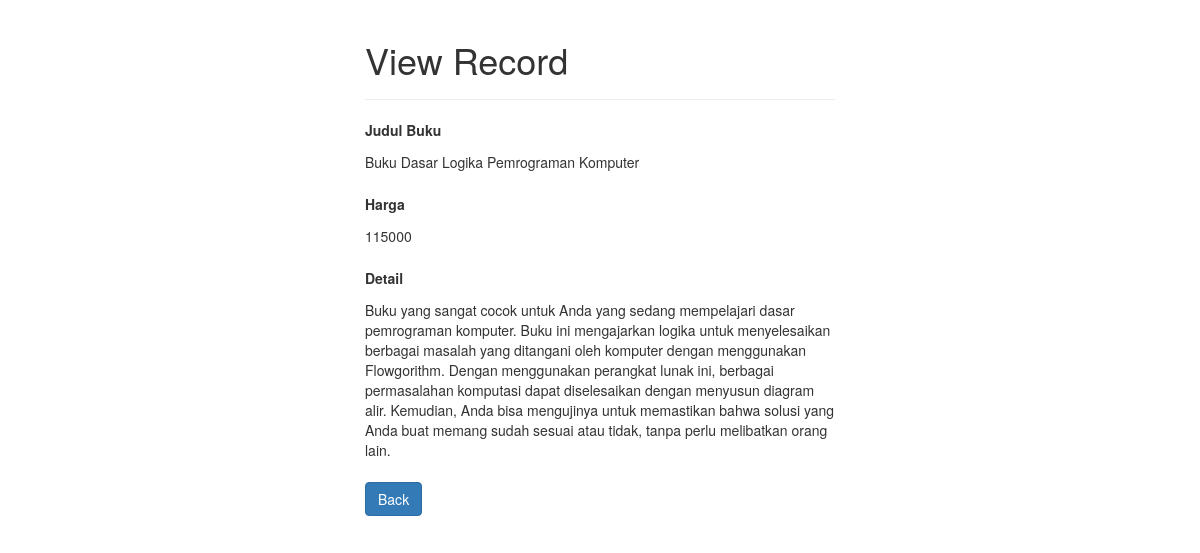
Screenshot of /read.php?id=1 with the database file from the repository.
### tables this page shows
CREATE TABLE `tabel_buku` (
  `id` int(11) NOT NULL,
  `judul` varchar(50) NOT NULL,
  `pengarang` varchar(50) NOT NULL,
  `penerbit` varchar(30) NOT NULL,
  `tahun` year(4) NOT NULL,
  `jumlah` int(10) NOT NULL,
  `harga` int(20) NOT NULL,
  `detail` varchar(1000) NOT NULL
);

### read.php (the view, shortened to what this page needs)
<?php
if(isset($_GET["id"]) && !empty(trim($_GET["id"]))){
    require_once "config.php";
    $sql = "SELECT * FROM tabel_buku WHERE id = ?";
    if($stmt = mysqli_prepare($link, $sql)){
        mysqli_stmt_bind_param($stmt, "i", $param_id);
        if(mysqli_stmt_execute($stmt)){
            $result = mysqli_stmt_get_result($stmt);
            if(mysqli_num_rows($result) == 1){
                $row = mysqli_fetch_array($result, MYSQLI_ASSOC);
            } else{
                header("location: error.php");
                exit();
            }
        } else{
            echo "Oops! Something went wrong. Please try again later.";
        }
    }
} else{
    header("location: error.php");
    exit();
}
?>
<!DOCTYPE html>
<html lang="en">
<head>
    <link rel="stylesheet" href="https://maxcdn.bootstrapcdn.com/bootstrap/3.3.7/css/bootstrap.css">
</head>
<body>
    <div class="wrapper">
        <div class="container-fluid">
            <div class="row">
                <div class="col-md-12">
                    <div class="page-header">
                        <h1>View Record</h1>
                    </div>
                    <div class="form-group">
                        <label>Judul Buku</label>
                        <p class="form-control-static"><?php echo $row["judul"]; ?></p>
                    </div>
                    <div class="form-group">
                        <label>Harga</label>
                        <p class="form-control-static"><?php echo $row["harga"]; ?></p>
                    </div>
                    <div class="form-group">
                        <label>Detail</label>
                        <p class="form-control-static"><?php echo $row["detail"]; ?></p>
                    </div>
                    <p><a href="index.php" class="btn btn-primary">Back</a></p>
                </div>
            </div>
        </div>
    </div>
</body>
</html>

### read.php (style rules this page uses)
.wrapper { width: 500px; margin: 0 auto; }

### rows the page displays
tabel_buku: judul "Buku Dasar Logika Pemrograman Komputer", harga "115000", detail "Buku yang sangat cocok untuk Anda yang sedang mempelajari dasar pemrograman komputer. Buku ini mengajarkan logika untuk menyelesaikan berbagai masalah yang ditangani oleh komputer dengan menggunakan Flowgorithm. Dengan menggunakan perangkat lunak ini, berbagai permasalahan komputasi dapat diselesaikan dengan menyusun diagram alir. Kemudian, Anda bisa mengujinya untuk memastikan bahwa solusi yang Anda buat memang sudah sesuai atau tidak, tanpa perlu melibatkan orang lain."
